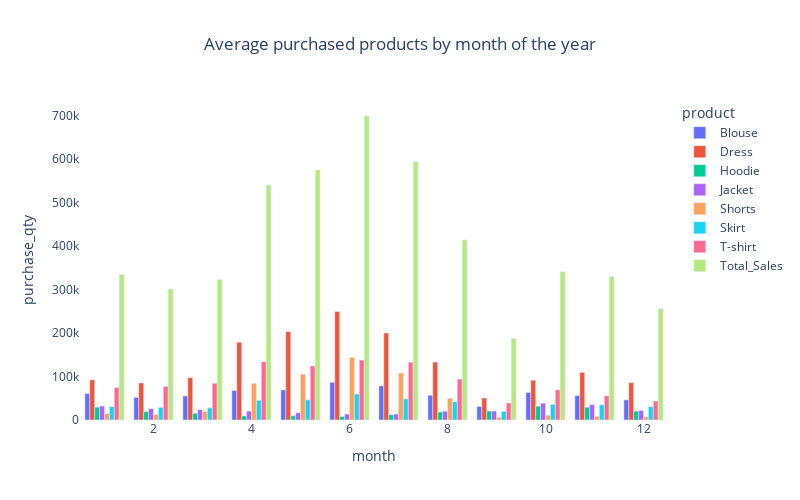

The notebook cell saved with this chart:
### Code cell
fig = px.bar(
    month_analysis_df_plt,
    x="month",
    y="purchase_qty",
    color="product",
    barmode="group",
    title="Average purchased products by month of the year",
)

fig.update_layout(**layout)

### Figure 1 — Plotly figure (JSON) as saved in the notebook; plotly's stock layout.template omitted (floating-point values rounded to 4 significant figures)
{"data": [{"alignmentgroup": "True", "hovertemplate": "product=Blouse<br>month=%{x}<br>purchase_qty=%{y}<extra></extra>", "legendgroup": "Blouse", "marker": {"color": "#636efa", "pattern": {"shape": ""}}, "name": "Blouse", "offsetgroup": "Blouse", "orientation": "v", "showlegend": true, "textposition": "auto", "type": "bar", "x": [1, 2, 3, 4, 5, 6, 7, 8, 9, 10, 11, 12], "xaxis": "x", "y": [60860.0, 51930.0, 55300.0, 68089, 69316, 86752, 78632, 56900.0, 31072, 63280.0, 56120.0, 46412], "yaxis": "y"}, {"alignmentgroup": "True", "hovertemplate": "product=Dress<br>month=%{x}<br>purchase_qty=%{y}<extra></extra>", "legendgroup": "Dress", "marker": {"color": "#EF553B", "pattern": {"shape": ""}}, "name": "Dress", "offsetgroup": "Dress", "orientation": "v", "showlegend": true, "textposition": "auto", "type": "bar", "x": [1, 2, 3, 4, 5, 6, 7, 8, 9, 10, 11, 12], "xaxis": "x", "y": [92380.0, 85098, 97347, 178900.0, 203300.0, 249561, 200100.0, 133205, 50549, 91420.0, 109545, 85766], "yaxis": "y"}, {"alignmentgroup": "True", "hovertemplate": "product=Hoodie<br>month=%{x}<br>purchase_qty=%{y}<extra></extra>", "legendgroup": "Hoodie", "marker": {"color": "#00cc96", "pattern": {"shape": ""}}, "name": "Hoodie", "offsetgroup": "Hoodie", "orientation": "v", "showlegend": true, "textposition": "auto", "type": "bar", "x": [1, 2, 3, 4, 5, 6, 7, 8, 9, 10, 11, 12], "xaxis": "x", "y": [29622, 19163, 15439, 9244.0, 9790.0, 8168, 12110.0, 18502, 20537, 31864, 29380.0, 20526], "yaxis": "y"}, {"alignmentgroup": "True", "hovertemplate": "product=Jacket<br>month=%{x}<br>purchase_qty=%{y}<extra></extra>", "legendgroup": "Jacket", "marker": {"color": "#ab63fa", "pattern": {"shape": ""}}, "name": "Jacket", "offsetgroup": "Jacket", "orientation": "v", "showlegend": true, "textposition": "auto", "type": "bar", "x": [1, 2, 3, 4, 5, 6, 7, 8, 9, 10, 11, 12], "xaxis": "x", "y": [32080.0, 25970.0, 23530.0, 20359, 16577, 13520.0, 13570.0, 20180.0, 20570.0, 38580.0, 35360.0, 21690.0], "yaxis": "y"}, {"alignmentgroup": "True", "hovertemplate": "product=Shorts<br>month=%{x}<br>purchase_qty=%{y}<extra></extra>", "legendgroup": "Shorts", "marker": {"color": "#FFA15A", "pattern": {"shape": ""}}, "name": "Shorts", "offsetgroup": "Shorts", "orientation": "v", "showlegend": true, "textposition": "auto", "type": "bar", "x": [1, 2, 3, 4, 5, 6, 7, 8, 9, 10, 11, 12], "xaxis": "x", "y": [14700.0, 12710.0, 19157, 84380.0, 105500.0, 144000.0, 108097, 49730.0, 6138.0, 10885, 8480, 7170.0], "yaxis": "y"}, {"alignmentgroup": "True", "hovertemplate": "product=Skirt<br>month=%{x}<br>purchase_qty=%{y}<extra></extra>", "legendgroup": "Skirt", "marker": {"color": "#19d3f3", "pattern": {"shape": ""}}, "name": "Skirt", "offsetgroup": "Skirt", "orientation": "v", "showlegend": true, "textposition": "auto", "type": "bar", "x": [1, 2, 3, 4, 5, 6, 7, 8, 9, 10, 11, 12], "xaxis": "x", "y": [30740.0, 28980.0, 28062, 45423, 46760.0, 59580.0, 48560.0, 41822, 19740.0, 35931, 35000.0, 30551], "yaxis": "y"}, {"alignmentgroup": "True", "hovertemplate": "product=T-shirt<br>month=%{x}<br>purchase_qty=%{y}<extra></extra>", "legendgroup": "T-shirt", "marker": {"color": "#FF6692", "pattern": {"shape": ""}}, "name": "T-shirt", "offsetgroup": "T-shirt", "orientation": "v", "showlegend": true, "textposition": "auto", "type": "bar", "x": [1, 2, 3, 4, 5, 6, 7, 8, 9, 10, 11, 12], "xaxis": "x", "y": [74410.0, 77360.0, 84460.0, 134200.0, 124191, 137800.0, 132965, 94000.0, 39111, 69280.0, 55530.0, 43615], "yaxis": "y"}, {"alignmentgroup": "True", "hovertemplate": "product=Total_Sales<br>month=%{x}<br>purchase_qty=%{y}<extra></extra>", "legendgroup": "Total_Sales", "marker": {"color": "#B6E880", "pattern": {"shape": ""}}, "name": "Total_Sales", "offsetgroup": "Total_Sales", "orientation": "v", "showlegend": true, "textposition": "auto", "type": "bar", "x": [1, 2, 3, 4, 5, 6, 7, 8, 9, 10, 11, 12], "xaxis": "x", "y": [334785, 301200.0, 323300.0, 540628, 575434, 699442, 594044, 414343, 187700.0, 341244, 329400.0, 255733], "yaxis": "y"}], "layout": {"autosize": false, "barmode": "group", "height": 500, "legend": {"title": {"text": "product"}, "tracegroupgap": 0}, "paper_bgcolor": "rgba(0,0,0,0)", "plot_bgcolor": "rgba(0,0,0,0)", "title": {"text": "Average purchased products by month of the year", "x": 0.5}, "width": 800, "xaxis": {"anchor": "y", "domain": [0, 1], "showgrid": false, "title": {"text": "month"}}, "yaxis": {"anchor": "x", "domain": [0, 1], "showgrid": false, "title": {"text": "purchase_qty"}}}}
